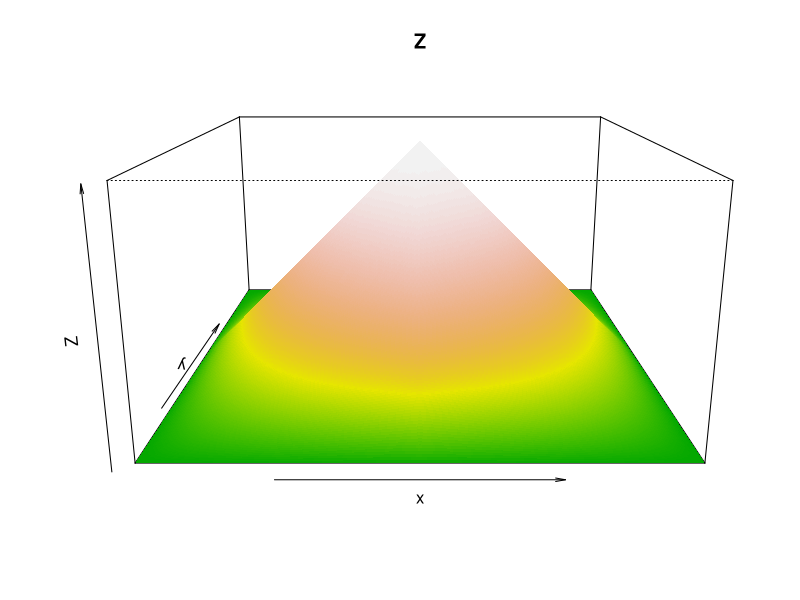
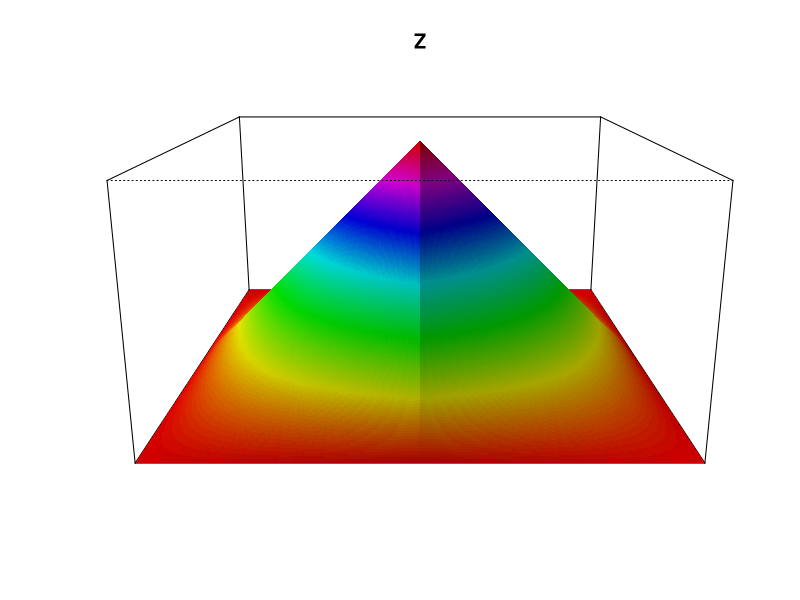
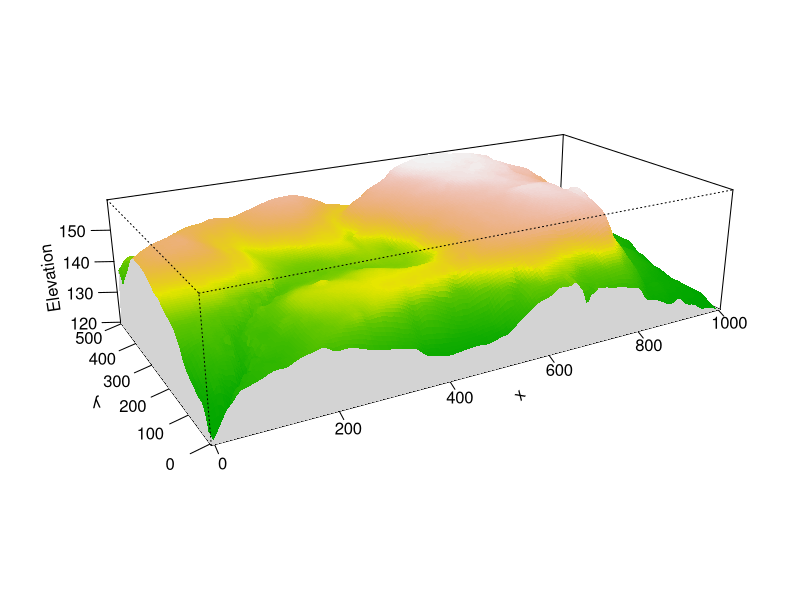

These figures' R source, in order:
library(spatstat)


### Name: persp.im
### Title: Perspective Plot of Pixel Image
### Aliases: persp.im
### Keywords: spatial hplot

### ** Examples

   # an image
   Z <- setcov(owin())
   persp(Z, colmap=terrain.colors(128))
   co <- colourmap(range=c(0,1), col=rainbow(128))
   persp(Z, colmap=co, axes=FALSE, shade=0.3)

   ## Terrain elevation
   persp(bei.extra$elev, colmap=terrain.colors(128),
         apron=TRUE, theta=-30, phi=20,
         zlab="Elevation", main="", ticktype="detailed",
         expand=6)
